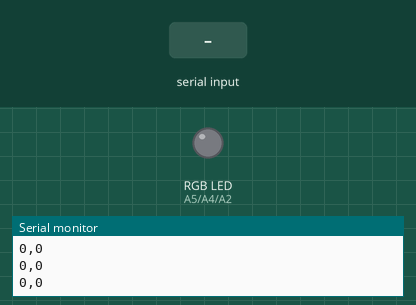
This sketch was run on a simulated Arduino Uno, built with avr-gcc and run on an emulated ATmega328P. Shown: an RGB LED mixed from three pins (HIGH = lit), the last lines printed to the serial monitor. Dashed ring = blinking. Inputs (shaded band) come from the test bench.

Above: at 3.5 s.
3.6 s: "r" received over Serial
At 4.7 s:
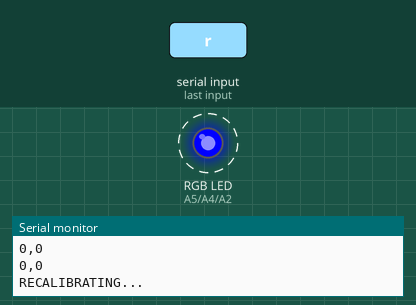
5.1 s: "R" received over Serial
At 5.3 s:
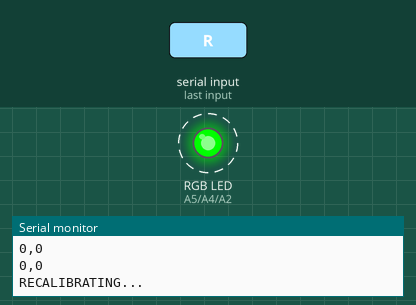
Timing chart, 0 to 8.9 s (numbered marks = the images above; inputs shaded):
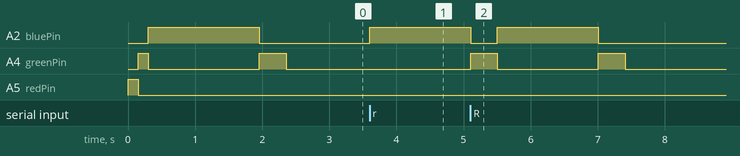

Measured:
- after the input at 3.6 s, A2 (bluePin): LOW → HIGH at once
- by itself, A4 (greenPin): alternates HIGH for 0.40 s and LOW for 1.5 s, 4 changes in all, then stays LOW

The sketch:

metal_detector_fixed.ino
```cpp
/*
 * metal_detector_fixed.ino
 *
 * Fixes vs original:
 *   1. Baseline is frozen after calibration — no more drift.
 *      The original sketch slowly moved the baseline toward the current
 *      reading, so metal held near the coil for >2 s would be "learned"
 *      as the new normal and stop triggering.
 *   2. Sends "difference,hit" over serial every reading so ROS can see
 *      the raw signal level and tune the threshold without re-flashing.
 *   3. THRESHOLD is a single constant — easy to adjust here.
 *   4. Recalibrate by sending 'r' over serial (no need to power-cycle).
 */

#include "FreqCount.h"

// ── Tune this if detector is too sensitive or not sensitive enough ──
const long THRESHOLD = 3;   // frequency counts difference to trigger HIT
//   Start low (3) and increase if you get false positives.
//   If real metal never triggers, decrease to 2 or 1.

// RGB LED pins
const int redPin   = A5;
const int greenPin = A4;
const int bluePin  = A2;

unsigned long baseLine    = 0;
bool          calibrated  = false;

void silence() {
  digitalWrite(redPin,   LOW);
  digitalWrite(greenPin, LOW);
  digitalWrite(bluePin,  LOW);
}

void calibrate() {
  silence();
  digitalWrite(bluePin, HIGH);   // blue = calibrating

  FreqCount.end();
  FreqCount.begin(100);          // 100 ms gate

  // Wait for first stable reading
  unsigned long sum   = 0;
  int           count = 0;
  unsigned long t0    = millis();

  while (millis() - t0 < 1500) {
    if (FreqCount.available()) {
      sum += FreqCount.read();
      count++;
    }
    delay(10);
  }

  if (count > 0) {
    baseLine   = sum / count;
    calibrated = true;
    silence();
    // Green flash = calibration OK
    digitalWrite(greenPin, HIGH);
    delay(400);
    silence();
    Serial.print("BASELINE=");
    Serial.println(baseLine);
  } else {
    // Red flash = calibration failed (no frequency signal)
    digitalWrite(redPin, HIGH);
    delay(400);
    silence();
    Serial.println("BASELINE_FAIL");
  }
}

void setup() {
  Serial.begin(115200);

  pinMode(redPin,   OUTPUT);
  pinMode(greenPin, OUTPUT);
  pinMode(bluePin,  OUTPUT);

  // Startup LED test
  digitalWrite(redPin,   HIGH); delay(150); silence();
  digitalWrite(greenPin, HIGH); delay(150); silence();
  digitalWrite(bluePin,  HIGH); delay(150); silence();

  calibrate();
}

void loop() {
  // Allow recalibration via serial 'r' command
  if (Serial.available()) {
    char c = Serial.read();
    if (c == 'r' || c == 'R') {
      Serial.println("RECALIBRATING...");
      calibrate();
      return;
    }
  }

  if (!calibrated)          { delay(50); return; }
  if (!FreqCount.available()) { return; }

  unsigned long count      = FreqCount.read();
  long          difference = (long)baseLine - (long)count;
  difference = abs(difference);

  // Send raw difference AND hit flag: "difference,hit"
  // e.g. "0,0"  "2,0"  "7,1"  "12,1"
  int hit = (difference >= THRESHOLD) ? 1 : 0;

  Serial.print(difference);
  Serial.print(",");
  Serial.println(hit);

  // LED feedback
  if (hit) {
    if (difference > 10) {
      // Strong hit — red
      digitalWrite(redPin,   HIGH);
      digitalWrite(greenPin, LOW);
      digitalWrite(bluePin,  LOW);
    } else {
      // Weak hit — green
      digitalWrite(redPin,   LOW);
      digitalWrite(greenPin, HIGH);
      digitalWrite(bluePin,  LOW);
    }
  } else {
    silence();
  }
}
```
